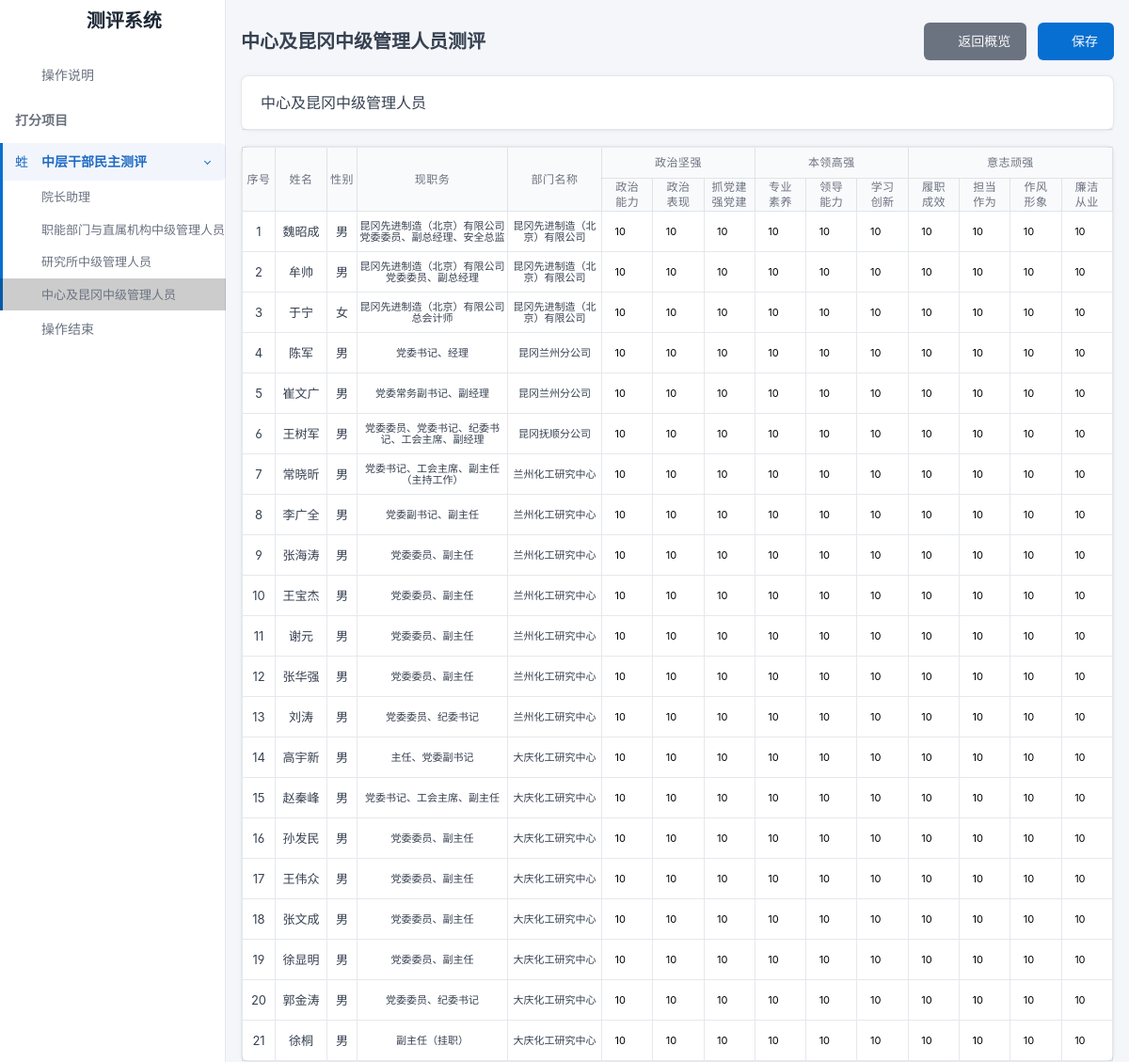
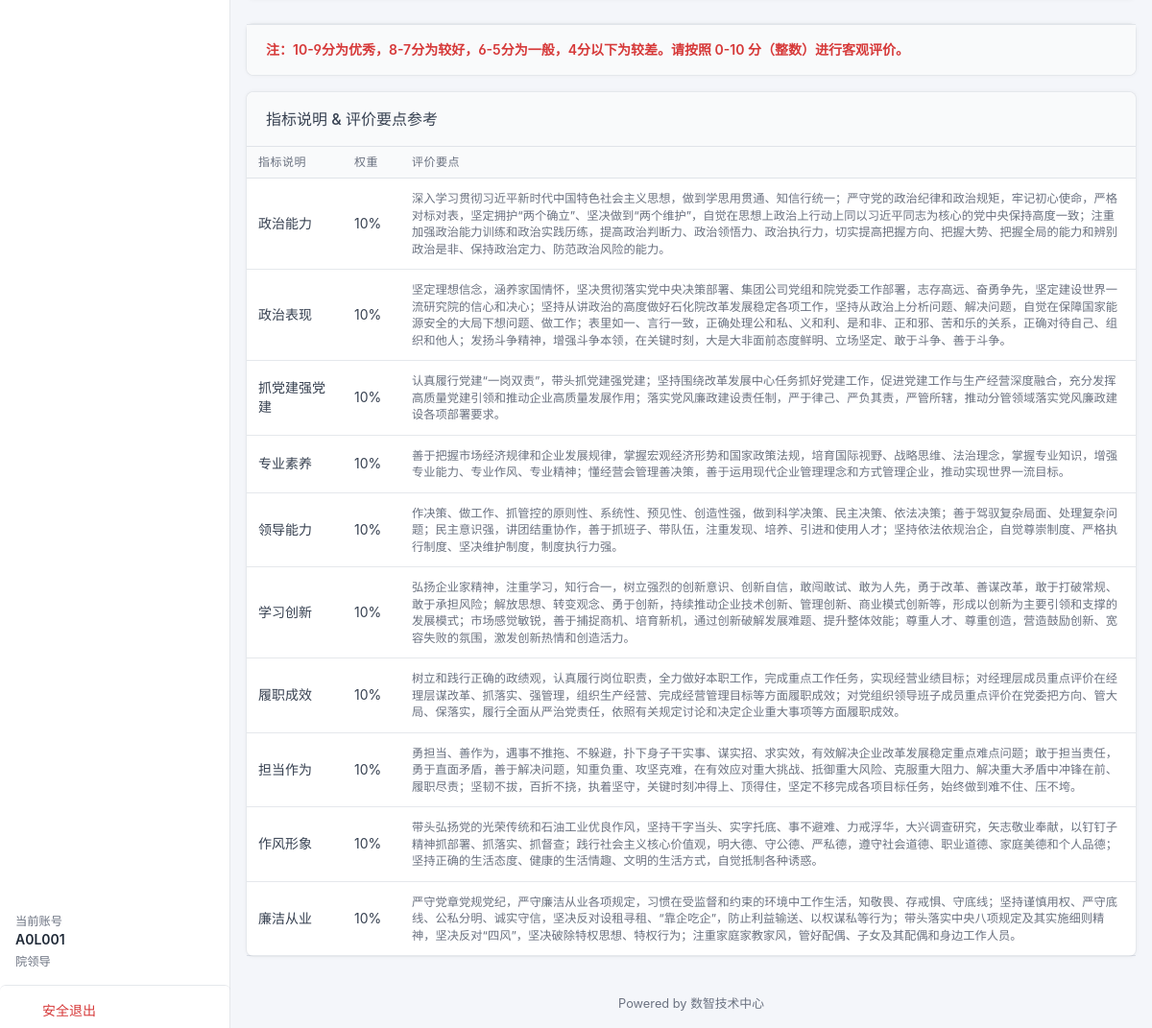
The app's page /assessment/democratic-evaluation/center_kungang (signed in) with its own data (2 pictures, top to bottom).
### tables this page shows
CREATE TABLE middle_managers (
            id INTEGER PRIMARY KEY AUTOINCREMENT,
            serial_no INTEGER,          -- 序号
            sort_no INTEGER,            -- 部门内排序号
            name TEXT NOT NULL,         -- 姓名
            gender TEXT,                -- 性别
            position TEXT NOT NULL,     -- 现任职务
            
            dept_name TEXT NOT NULL,    -- 部门名称 (用于显示和匹配)
            dept_id INTEGER,            -- 部门ID (外键关联)
            
            rank_level TEXT,            -- 岗位层级
            birth_date TEXT,            -- 出生年月
            education TEXT,             -- 文化程度
            rank_time TEXT,             -- 现职级时间
            role TEXT,                  -- 员工角色
            
            dept_code TEXT,             -- 部门代码 (New)
            tenure_time TEXT,           -- 任职时间 (New)
            is_newly_promoted TEXT,     -- 是否新提拔干部 (New)
            
            updated_at DATETIME DEFAULT CURRENT_TIMESTAMP
        , original_position TEXT, promotion_method TEXT);

### app.py (the view)
@app.route('/assessment/democratic-evaluation/<group_key>')
def assessment_democratic(group_key):
    if session.get('assessor_role') != 'assessor':
        return redirect(url_for('index'))
    rater_account = session.get('assessor_username')
    db = get_db()
    user_row = db.execute('''

        SELECT a.username, a.dept_code, d.dept_name, d.dept_type, a.account_type

        FROM evaluation_accounts a

        LEFT JOIN department_config d ON a.dept_code = d.dept_code

        WHERE a.username=?

    ''', (rater_account,)).fetchone()
    if not user_row: return "无效账号", 403
    full_user_for_roles = dict(user_row) # helper
    raw_roles = get_user_rater_roles(full_user_for_roles, full_user_for_roles)
    my_rater_roles = []
    for r in raw_roles:
        if r == '职能部门正职 (含院长助理)':
            if user_row['dept_name'] == '院长助理' or user_row['dept_code'] == 'A0':
                my_rater_roles.append('院长助理')
            else:
                my_rater_roles.append('职能部门正职')
        else:
            my_rater_roles.append(r)
    nav_items = get_democratic_nav(user_row)
    target_group = next((g for g in nav_items if g['key'] == group_key), None)
    if not target_group:
        return render_template('assessment_error.html', msg="无效的测评组或无访问权限")
    placeholders = ','.join(['?'] * len(my_rater_roles))
    query = f'''

        SELECT DISTINCT examinee_role

        FROM democratic_rating_config

        WHERE rater_role IN ({placeholders}) AND is_allowed = 1

    '''
    allowed_db_roles = [r[0] for r in db.execute(query, my_rater_roles).fetchall()]
    allowed_set = set(allowed_db_roles)
    effective_roles = [r for r in target_group['roles'] if r in allowed_set]
    if not effective_roles:
         return render_template('assessment_error.html', error_message="没有可评价的人员")
    db_roles = []
    for r in effective_roles:
        if r == '两中心正职': db_roles.append('中心正职')
        elif r == '两中心副职': db_roles.append('中心副职')
        elif r == '所属分公司 (兰州、抚顺) 班子正职': db_roles.append('中心正职')
        elif r == '所属分公司 (兰州、抚顺) 班子副职': db_roles.append('中心副职')
        elif r == '昆冈班子副职 (北京)': db_roles.append('中心副职')
        else: db_roles.append(r)
    ph = ','.join(['?'] * len(db_roles))
    mgrs = db.execute(f'SELECT * FROM middle_managers WHERE role IN ({ph}) ORDER BY dept_code ASC, sort_no ASC', db_roles).fetchall()
    is_kungang_rater = any(r in ['昆冈班子正职', '昆冈班子副职', '所属分公司班子正职'] for r in my_rater_roles)
    is_college_leader = (user_row['dept_type'] == '院领导')
    valid_members = []
    for m in mgrs:
        c_role = m['role']
        c_dept = m['dept_code'] # Use code or dept_name
        c_dept_name = m['dept_name']
        derived_role = get_examinee_role_key(c_role, c_dept_name)
        if derived_role == 'EXCLUDED':
            continue
        if not derived_role: derived_role = c_role # Fallback
        if derived_role not in effective_roles:
            continue
        if not is_college_leader and c_dept == user_row['dept_code']:
            continue
        if is_kungang_rater and c_role == '昆冈班子副职 (北京)':
            continue
        valid_members.append(dict(m))
    group_data = {
        'title': target_group['title'],
        'members': valid_members
    }
    existing_rows = db.execute('SELECT * FROM democratic_scores WHERE rater_account=?', (rater_account,)).fetchall()
    scores_map = {r['examinee_id']: dict(r) for r in existing_rows}
    page_title = f"{target_group['title']}测评" # Dynamic title based on group name
    return render_template('assessment_democratic.html',
                           groups=[group_data], # Single group list
                           page_title=page_title,
                           scores_map=scores_map,
                           current_group_key=group_key)

### templates/assessment_democratic.html (shortened to what this page needs)
{% extends "base_assessment.html" %}
{% block content %}
<div class="container-fluid">
    <div class="row g-2 align-items-center mb-3">
        <div class="col">
            <h2 class="page-title">{{ page_title }}</h2>
        </div>
        <div class="col-auto ms-auto">
            <a href="{{ url_for('assessment_overview') }}" class="btn btn-secondary me-2">
                <i class="ti ti-arrow-left me-2"></i>返回概览
            </a>
            <button class="btn btn-primary" onclick="submitScores()">
                <i class="ti ti-device-floppy me-2"></i>保存
            </button>
        </div>
    </div>
    {% for group in groups %}
    <div class="card mb-3">
        <div class="card-header">
            <h3 class="card-title">{{ group.title }}</h3>
        </div>
    </div>
    <div class="card mb-4" style="overflow: visible;">
        <div class="table-responsive" style="overflow-x: hidden;">
            <table class="table table-bordered table-vcenter text-center align-middle mb-0"
                style="table-layout: fixed; width: 100%;">
                <thead>
                    <tr class="bg-light">
                        <th rowspan="2" class="compact-col" style="width: 35px;">序号</th>
                        <th rowspan="2" class="compact-col" style="width: 55px;">姓名</th>
                        <th rowspan="2" class="compact-col" style="width: 32px;">性别</th>
                        <th rowspan="2" class="compact-col" style="width: 160px;">现职务</th>
                        <th rowspan="2" class="compact-col" style="width: 100px;">部门名称</th>
                        <th colspan="3">政治坚强</th>
                        <th colspan="3">本领高强</th>
                        <th colspan="4">意志顽强</th>
                    </tr>
                    <tr class="bg-white small" style="font-size: 11px; line-height: 1.1;">
                        <th class="score-col">政治<br>能力</th>
                        <th class="score-col">政治<br>表现</th>
                        <th class="score-col">抓党建<br>强党建</th>
                        <th class="score-col">专业<br>素养</th>
                        <th class="score-col">领导<br>能力</th>
                        <th class="score-col">学习<br>创新</th>
                        <th class="score-col">履职<br>成效</th>
                        <th class="score-col">担当<br>作为</th>
                        <th class="score-col">作风<br>形象</th>
                        <th class="score-col">廉洁<br>从业</th>
                    </tr>
                </thead>
                <tbody>
                    {% for m in group.members %}
                    {% set score_data = scores_map.get(m.id, {}) %}
                    <tr class="person-row" data-id="{{ m.id }}" data-name="{{ m.name }}" data-role="{{ m.role }}">
                        <td class="compact-col">{{ loop.index }}</td>
                        <td class="compact-col">{{ m.name }}</td>
                        <td class="compact-col">{{ m.gender }}</td>
                        <td class="compact-col text-wrap small" style="line-height: 1.1; font-size: 11px;">{{ m.position
                            }}</td>
                        <td class="compact-col text-wrap small" style="line-height: 1.1; font-size: 11px;">{{
                            m.dept_name }}</td>
                        <td class="p-1"><input type="number" class="score-input" name="s_political_ability"
                                value="{{ score_data.get('s_political_ability', 10) | int }}" min="0" max="10"></td>
                        <td class="p-1"><input type="number" class="score-input" name="s_political_perf"
                                value="{{ score_data.get('s_political_perf', 10) | int }}" min="0" max="10"></td>
                        <td class="p-1"><input type="number" class="score-input" name="s_party_build"
                                value="{{ score_data.get('s_party_build', 10) | int }}" min="0" max="10">
                        </td>
                        <td class="p-1"><input type="number" class="score-input" name="s_professionalism"
                                value="{{ score_data.get('s_professionalism', 10) | int }}" min="0" max="10"></td>
                        <td class="p-1"><input type="number" class="score-input" name="s_leadership"
                                value="{{ score_data.get('s_leadership', 10) | int }}" min="0" max="10">
                        </td>
                        <td class="p-1"><input type="number" class="score-input" name="s_learning_innov"
                                value="{{ score_data.get('s_learning_innov', 10) | int }}" min="0" max="10"></td>
                        <td class="p-1"><input type="number" class="score-input" name="s_performance"
                                value="{{ score_data.get('s_performance', 10) | int }}" min="0" max="10">
                        </td>
                        <td class="p-1"><input type="number" class="score-input" name="s_responsibility"
                                value="{{ score_data.get('s_responsibility', 10) | int }}" min="0" max="10"></td>
                        <td class="p-1"><input type="number" class="score-input" name="s_style_image"
                                value="{{ score_data.get('s_style_image', 10) | int }}" min="0" max="10">
                        </td>
                        <td class="p-1"><input type="number" class="score-input" name="s_integrity"
                                value="{{ score_data.get('s_integrity', 10) | int }}" min="0" max="10">
                        </td>
                    </tr>
                    {% endfor %}
                </tbody>
            </table>
        </div>
    </div>
    {% endfor %}
    <div class="card mb-3">
        <div class="card-footer">
            <div class="text-danger fw-bold">
                注：10-9分为优秀，8-7分为较好，6-5分为一般，4分以下为较差。请按照 0-10 分（整数）进行客观评价。
            </div>
        </div>
    </div>
    <div class="card">
        <div class="card-header bg-light">
            <h3 class="card-title">指标说明 & 评价要点参考</h3>
        </div>
        <div class="table-responsive">
            <table class="table table-vcenter">
                <thead>
                    <tr>
                        <th style="width: 100px;">指标说明</th>
                        <th style="width: 60px;">权重</th>
                        <th>评价要点</th>
                    </tr>
                </thead>
                <tbody>
                    <tr>
                        <td>政治能力</td>
                        <td>10%</td>
                        <td class="text-muted small">
                            深入学习贯彻习近平新时代中国特色社会主义思想，做到学思用贯通、知信行统一；严守党的政治纪律和政治规矩，牢记初心使命，严格对标对表，坚定拥护“两个确立”、坚决做到“两个维护”，自觉在思想上政治上行动上同以习近平同志为核心的党中央保持高度一致；注重加强政治能力训练和政治实践历练，提高政治判断力、政治领悟力、政治执行力，切实提高把握方向、把握大势、把握全局的能力和辨别政治是非、保持政治定力、防范政治风险的能力。
                        </td>
                    </tr>
                    <tr>
                        <td>政治表现</td>
                        <td>10%</td>
                        <td class="text-muted small">
                            坚定理想信念，涵养家国情怀，坚决贯彻落实党中央决策部署、集团公司党组和院党委工作部署，志存高远、奋勇争先，坚定建设世界一流研究院的信心和决心；坚持从讲政治的高度做好石化院改革发展稳定各项工作，坚持从政治上分析问题、解决问题，自觉在保障国家能源安全的大局下想问题、做工作；表里如一、言行一致，正确处理公和私、义和利、是和非、正和邪、苦和乐的关系，正确对待自己、组织和他人；发扬斗争精神，增强斗争本领，在关键时刻，大是大非面前态度鲜明、立场坚定、敢于斗争、善于斗争。
                        </td>
                    </tr>
                    <tr>
                        <td>抓党建强党建</td>
                        <td>10%</td>
                        <td class="text-muted small">
                            认真履行党建“一岗双责”，带头抓党建强党建；坚持围绕改革发展中心任务抓好党建工作，促进党建工作与生产经营深度融合，充分发挥高质量党建引领和推动企业高质量发展作用；落实党风廉政建设责任制，严于律己、严负其责，严管所辖，推动分管领域落实党风廉政建设各项部署要求。
                        </td>
                    </tr>
                    <tr>
                        <td>专业素养</td>
                        <td>10%</td>
                        <td class="text-muted small">
                            善于把握市场经济规律和企业发展规律，掌握宏观经济形势和国家政策法规，培育国际视野、战略思维、法治理念，掌握专业知识，增强专业能力、专业作风、专业精神；懂经营会管理善决策，善于运用现代企业管理理念和方式管理企业，推动实现世界一流目标。
                        </td>
                    </tr>
                    <tr>
                        <td>领导能力</td>
                        <td>10%</td>
                        <td class="text-muted small">
                            作决策、做工作、抓管控的原则性、系统性、预见性、创造性强，做到科学决策、民主决策、依法决策；善于驾驭复杂局面、处理复杂问题；民主意识强，讲团结重协作，善于抓班子、带队伍，注重发现、培养、引进和使用人才；坚持依法依规治企，自觉尊崇制度、严格执行制度、坚决维护制度，制度执行力强。
                        </td>
                    </tr>
                    <tr>
                        <td>学习创新</td>
                        <td>10%</td>
                        <td class="text-muted small">
                            弘扬企业家精神，注重学习，知行合一，树立强烈的创新意识、创新自信，敢闯敢试、敢为人先，勇于改革、善谋改革，敢于打破常规、敢于承担风险；解放思想、转变观念、勇于创新，持续推动企业技术创新、管理创新、商业模式创新等，形成以创新为主要引领和支撑的发展模式；市场感觉敏锐，善于捕捉商机、培育新机，通过创新破解发展难题、提升整体效能；尊重人才、尊重创造，营造鼓励创新、宽容失败的氛围，激发创新热情和创造活力。
                        </td>
                    </tr>
                    <tr>
                        <td>履职成效</td>
                        <td>10%</td>
                        <td class="text-muted small">
                            树立和践行正确的政绩观，认真履行岗位职责，全力做好本职工作，完成重点工作任务，实现经营业绩目标；对经理层成员重点评价在经理层谋改革、抓落实、强管理，组织生产经营、完成经营管理目标等方面履职成效；对党组织领导班子成员重点评价在党委把方向、管大局、保落实，履行全面从严治党责任，依照有关规定讨论和决定企业重大事项等方面履职成效。
                        </td>
                    </tr>
                    <tr>
                        <td>担当作为</td>
                        <td>10%</td>
                        <td class="text-muted small">
                            勇担当、善作为，遇事不推拖、不躲避，扑下身子干实事、谋实招、求实效，有效解决企业改革发展稳定重点难点问题；敢于担当责任，勇于直面矛盾，善于解决问题，知重负重、攻坚克难，在有效应对重大挑战、抵御重大风险、克服重大阻力、解决重大矛盾中冲锋在前、履职尽责；坚韧不拔，百折不挠，执着坚守，关键时刻冲得上、顶得住，坚定不移完成各项目标任务，始终做到难不住、压不垮。
                        </td>
                    </tr>
                    <tr>
                        <td>作风形象</td>
                        <td>10%</td>
                        <td class="text-muted small">
                            带头弘扬党的光荣传统和石油工业优良作风，坚持干字当头、实字托底、事不避难、力戒浮华，大兴调查研究，矢志敬业奉献，以钉钉子精神抓部署、抓落实、抓督查；践行社会主义核心价值观，明大德、守公德、严私德，遵守社会道德、职业道德、家庭美德和个人品德；坚持正确的生活态度、健康的生活情趣、文明的生活方式，自觉抵制各种诱惑。
                        </td>
                    </tr>
                    <tr>
                        <td>廉洁从业</td>
                        <td>10%</td>
                        <td class="text-muted small">
                            严守党章党规党纪，严守廉洁从业各项规定，习惯在受监督和约束的环境中工作生活，知敬畏、存戒惧、守底线；坚持谨慎用权、严守底线、公私分明、诚实守信，坚决反对设租寻租、“靠企吃企”，防止利益输送、以权谋私等行为；带头落实中央八项规定及其实施细则精神，坚决反对“四风”，坚决破除特权思想、特权行为；注重家庭家教家风，管好配偶、子女及其配偶和身边工作人员。
                        </td>
                    </tr>
                </tbody>
            </table>
        </div>
    </div>
</div>
{% endblock %}

### records on screen
middle_managers: name "魏昭成", gender "男", position "昆冈先进制造（北京）有限公司党委委员、副总经理、安全总监", dept_name "昆冈先进制造（北京）有限公司", s_political_ability "10", s_political_perf "10", s_party_build "10", s_professionalism "10", s_leadership "10", s_learning_innov "10", s_performance "10", s_responsibility "10", s_style_image "10", s_integrity "10"
middle_managers: name "牟帅", gender "男", position "昆冈先进制造（北京）有限公司党委委员、副总经理", dept_name "昆冈先进制造（北京）有限公司", s_political_ability "10", s_political_perf "10", s_party_build "10", s_professionalism "10", s_leadership "10", s_learning_innov "10", s_performance "10", s_responsibility "10", s_style_image "10", s_integrity "10"
middle_managers: name "于宁", gender "女", position "昆冈先进制造（北京）有限公司总会计师", dept_name "昆冈先进制造（北京）有限公司", s_political_ability "10", s_political_perf "10", s_party_build "10", s_professionalism "10", s_leadership "10", s_learning_innov "10", s_performance "10", s_responsibility "10", s_style_image "10", s_integrity "10"
middle_managers: name "陈军", gender "男", position "党委书记、经理", dept_name "昆冈兰州分公司", s_political_ability "10", s_political_perf "10", s_party_build "10", s_professionalism "10", s_leadership "10", s_learning_innov "10", s_performance "10", s_responsibility "10", s_style_image "10", s_integrity "10"
middle_managers: name "崔文广", gender "男", position "党委常务副书记、副经理", dept_name "昆冈兰州分公司", s_political_ability "10", s_political_perf "10", s_party_build "10", s_professionalism "10", s_leadership "10", s_learning_innov "10", s_performance "10", s_responsibility "10", s_style_image "10", s_integrity "10"
middle_managers: name "王树军", gender "男", position "党委委员、党委书记、纪委书记、工会主席、副经理", dept_name "昆冈抚顺分公司", s_political_ability "10", s_political_perf "10", s_party_build "10", s_professionalism "10", s_leadership "10", s_learning_innov "10", s_performance "10", s_responsibility "10", s_style_image "10", s_integrity "10"
middle_managers: name "常晓昕", gender "男", position "党委书记、工会主席、副主任（主持工作）", dept_name "兰州化工研究中心", s_political_ability "10", s_political_perf "10", s_party_build "10", s_professionalism "10", s_leadership "10", s_learning_innov "10", s_performance "10", s_responsibility "10", s_style_image "10", s_integrity "10"
middle_managers: name "李广全", gender "男", position "党委副书记、副主任", dept_name "兰州化工研究中心", s_political_ability "10", s_political_perf "10", s_party_build "10", s_professionalism "10", s_leadership "10", s_learning_innov "10", s_performance "10", s_responsibility "10", s_style_image "10", s_integrity "10"
middle_managers: name "张海涛", gender "男", position "党委委员、副主任", dept_name "兰州化工研究中心", s_political_ability "10", s_political_perf "10", s_party_build "10", s_professionalism "10", s_leadership "10", s_learning_innov "10", s_performance "10", s_responsibility "10", s_style_image "10", s_integrity "10"
middle_managers: name "王宝杰", gender "男", position "党委委员、副主任", dept_name "兰州化工研究中心", s_political_ability "10", s_political_perf "10", s_party_build "10", s_professionalism "10", s_leadership "10", s_learning_innov "10", s_performance "10", s_responsibility "10", s_style_image "10", s_integrity "10"
middle_managers: name "谢元", gender "男", position "党委委员、副主任", dept_name "兰州化工研究中心", s_political_ability "10", s_political_perf "10", s_party_build "10", s_professionalism "10", s_leadership "10", s_learning_innov "10", s_performance "10", s_responsibility "10", s_style_image "10", s_integrity "10"
middle_managers: name "张华强", gender "男", position "党委委员、副主任", dept_name "兰州化工研究中心", s_political_ability "10", s_political_perf "10", s_party_build "10", s_professionalism "10", s_leadership "10", s_learning_innov "10", s_performance "10", s_responsibility "10", s_style_image "10", s_integrity "10"
middle_managers: name "刘涛", gender "男", position "党委委员、纪委书记", dept_name "兰州化工研究中心", s_political_ability "10", s_political_perf "10", s_party_build "10", s_professionalism "10", s_leadership "10", s_learning_innov "10", s_performance "10", s_responsibility "10", s_style_image "10", s_integrity "10"
middle_managers: name "高宇新", gender "男", position "主任、党委副书记", dept_name "大庆化工研究中心", s_political_ability "10", s_political_perf "10", s_party_build "10", s_professionalism "10", s_leadership "10", s_learning_innov "10", s_performance "10", s_responsibility "10", s_style_image "10", s_integrity "10"
middle_managers: name "赵秦峰", gender "男", position "党委书记、工会主席、副主任", dept_name "大庆化工研究中心", s_political_ability "10", s_political_perf "10", s_party_build "10", s_professionalism "10", s_leadership "10", s_learning_innov "10", s_performance "10", s_responsibility "10", s_style_image "10", s_integrity "10"
middle_managers: name "孙发民", gender "男", position "党委委员、副主任", dept_name "大庆化工研究中心", s_political_ability "10", s_political_perf "10", s_party_build "10", s_professionalism "10", s_leadership "10", s_learning_innov "10", s_performance "10", s_responsibility "10", s_style_image "10", s_integrity "10"
middle_managers: name "王伟众", gender "男", position "党委委员、副主任", dept_name "大庆化工研究中心", s_political_ability "10", s_political_perf "10", s_party_build "10", s_professionalism "10", s_leadership "10", s_learning_innov "10", s_performance "10", s_responsibility "10", s_style_image "10", s_integrity "10"
middle_managers: name "张文成", gender "男", position "党委委员、副主任", dept_name "大庆化工研究中心", s_political_ability "10", s_political_perf "10", s_party_build "10", s_professionalism "10", s_leadership "10", s_learning_innov "10", s_performance "10", s_responsibility "10", s_style_image "10", s_integrity "10"
middle_managers: name "徐显明", gender "男", position "党委委员、副主任", dept_name "大庆化工研究中心", s_political_ability "10", s_political_perf "10", s_party_build "10", s_professionalism "10", s_leadership "10", s_learning_innov "10", s_performance "10", s_responsibility "10", s_style_image "10", s_integrity "10"
middle_managers: name "郭金涛", gender "男", position "党委委员、纪委书记", dept_name "大庆化工研究中心", s_political_ability "10", s_political_perf "10", s_party_build "10", s_professionalism "10", s_leadership "10", s_learning_innov "10", s_performance "10", s_responsibility "10", s_style_image "10", s_integrity "10"
middle_managers: name "徐桐", gender "男", position "副主任（挂职）", dept_name "大庆化工研究中心", s_political_ability "10", s_political_perf "10", s_party_build "10", s_professionalism "10", s_leadership "10", s_learning_innov "10", s_performance "10", s_responsibility "10", s_style_image "10", s_integrity "10"

### other values on screen
{{ item.title }} "院长助理" "职能部门与直属机构中级管理人员" "研究所中级管理人员" "中心及昆冈中级管理人员"
{{ session.get('assessor_username', 'Unknown') }} "A0L001"
{{ session.get('assessor_dept_name', '') }} "院领导"
{{ page_title }} "中心及昆冈中级管理人员测评"
{{ group.title }} "中心及昆冈中级管理人员"
